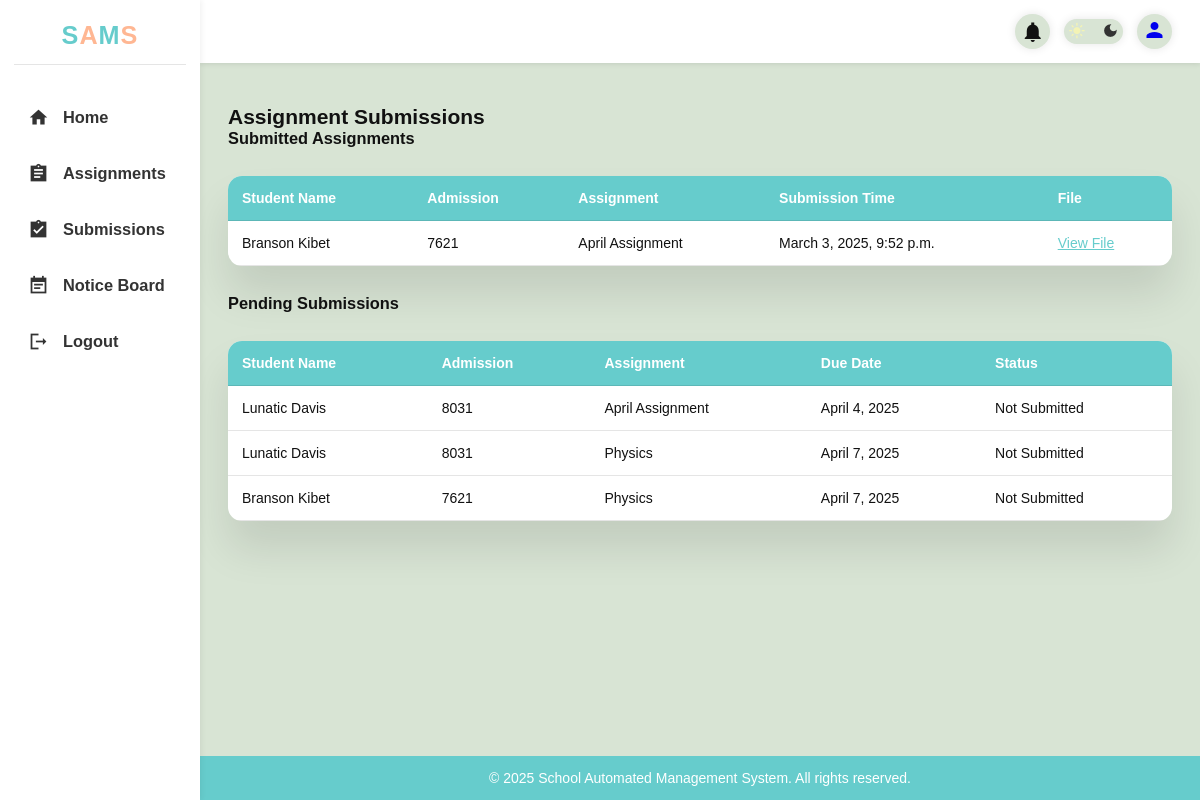
The page /authenticated/view/submissions/ (signed in) on the database its author committed.
### core/models.py (models this page shows, shortened)
class AssignmentSubmission(models.Model):
    student = models.ForeignKey(StudentProfile, on_delete=models.CASCADE, related_name='submissions', null=True)
    assignment = models.ForeignKey(Assignments, on_delete=models.CASCADE, related_name='student_submissions')
    submission_file = models.FileField(upload_to='submissions/%Y/%m/%d/', blank=True, null=True)
    answer_text = models.TextField(blank=True, null=True)
    submitted_at = models.DateTimeField(default=timezone.now)
    last_modified = models.DateTimeField(auto_now=True)
    status = models.CharField(
        max_length=20,
        choices=[
            ('draft', 'Draft'),
            ('submitted', 'Submitted'),
            ('late', 'Late Submission'),
            ('graded', 'Graded')
        ],
        default='draft'
    )
    grade = models.DecimalField(max_digits=5, decimal_places=2, null=True, blank=True)
    teacher_feedback = models.TextField(blank=True)
    class Meta:
        unique_together = ['student', 'assignment']
        ordering = ['-submitted_at']

class Assignments(models.Model):
    name = models.CharField(max_length=50)
    description = models.CharField(max_length=150)
    due_date = models.DateField(default=timezone.now)
    file_name = models.FileField(upload_to='assignments/', max_length=100)
    createDate=models.DateField(max_length=100, null=True)

### members/models.py (models this page shows, shortened)
class StudentProfile(models.Model):
    user = models.OneToOneField(CustomUser, on_delete=models.CASCADE)
    student_id = models.CharField(max_length=50, primary_key=True)
    class_name = models.ForeignKey(Class, on_delete=models.CASCADE)
    guardian_contact = models.CharField(max_length=50)
    subjects = models.ManyToManyField(Subjects, blank=True)  # Many-to-many relationship

class CustomUser(AbstractUser):
    is_teacher = models.BooleanField(default=False)
    is_student = models.BooleanField(default=False)
    is_admin = models.BooleanField(default=False)
    is_parent = models.BooleanField(default=False)
    date_of_birth = models.CharField(max_length=50, blank=True, null=True)

### core/views.py (the view)
# urls.py: path('view/submissions/', views.view_submissions, name='view_submissions'),
@login_required
def view_submissions(request):
    if not request.user.is_teacher:
        return redirect('core:access_denied')
    submissions = AssignmentSubmission.objects.select_related('student', 'assignment').filter(status='submitted').order_by('-submitted_at')
    all_assignments = Assignments.objects.all()
    all_students = StudentProfile.objects.all()
    non_submissions = []
    for assignment in all_assignments:
        for student in all_students:
            if not AssignmentSubmission.objects.filter(
                student=student,
                assignment=assignment
            ).exists():
                non_submissions.append({
                    'student': student,
                    'assignment': assignment
                })
    return render(request, 'UI/view_submissions.html', {
        'submissions': submissions,
        'non_submissions': non_submissions
    })

### core/templates/UI/view_submissions.html (shortened to what this page needs)
{% extends 'base.html' %}
{% block content %}
<h2 class="section-title">Assignment Submissions</h2>
<div class="submissions-section">
    <h3>Submitted Assignments</h3>
    <table class="data-table">
        <thead>
            <tr>
                <th>Student Name</th>
                <th>Admission</th>
                <th>Assignment</th>
                <th>Submission Time</th>
                <th>File</th>
            </tr>
        </thead>
        <tbody>
            {% for submission in submissions %}
            <tr>
                <td>{{ submission.student.user.get_full_name }}</td>
                <td>{{ submission.student.student_id }}</td>
                <td>{{ submission.assignment.name }}</td>
                <td>{{ submission.submitted_at }}</td>
                <td>
                    {% if submission.submission_file %}
                    <a href="{{ submission.submission_file.url }}" target="_blank" class="file-link">View File</a>
                    {% else %}
                    No file uploaded
                    {% endif %}
                </td>
            </tr>
            {% empty %}
            <tr>
                <td colspan="5" class="no-data">No submissions found.</td>
            </tr>
            {% endfor %}
        </tbody>
    </table>
</div>
<div class="submissions-section">
    <h3>Pending Submissions</h3>
    <table class="data-table">
        <thead>
            <tr>
                <th>Student Name</th>
                <th>Admission</th>
                <th>Assignment</th>
                <th>Due Date</th>
                <th>Status</th>
            </tr>
        </thead>
        <tbody>
            {% for item in non_submissions %}
            <tr>
                <td>{{ item.student.user.get_full_name }}</td>
                <td>{{ item.student.student_id }}</td>
                <td>{{ item.assignment.name }}</td>
                <td>{{ item.assignment.due_date }}</td>
                <td class="status-pending">Not Submitted</td>
            </tr>
            {% empty %}
            <tr>
                <td colspan="5" class="no-data">All assignments have been submitted.</td>
            </tr>
            {% endfor %}
        </tbody>
    </table>
</div>
{% endblock %}

### core/static/css/dash_style.css (style rules this page uses)
:root { --primary-yellow: #f3f3b5; --primary-green: #66cdaa; --primary-cyan: #66cccc; --primary-peach: #ffb793; --background-light: #d8e4d4; --text-main: #111; --text-light: #333; --border-color: rgba(0, 0, 0, 0.1); --card-bg: #ffffff; --danger: #ff7782; --success: #41f1b6; --warning: #ffbb55; --info: #7380ec; --shadow: 0 2rem 3rem var(--border-color); --dark-bg: #1e1e2e; --dark-card-bg: #2a2a3c; --dark-text: #e0e0e0; --dark-text-light: #b0b0b0; --dark-border: rgba(255, 255, 255, 0.1); }
* { margin: 0; padding: 0; box-sizing: border-box; font-family: "Poppins", sans-serif; outline: none; text-decoration: none; list-style: none; transition: all 0.3s ease; }
html { font-size: 14px; scroll-behavior: smooth; }
body { width: 100vw; height: 100vh; background: var(--background-light); color: var(--text-main); overflow-x: hidden; display: grid; grid-template-columns: 250px 1fr; grid-template-rows: auto 1fr auto; grid-template-areas: "sidebar header" "sidebar content" "sidebar footer"; }
table { width: 100%; border-collapse: collapse; margin: 2rem 0; background: var(--card-bg); border-radius: 1rem; overflow: hidden; box-shadow: var(--shadow); }
table thead { background: var(--primary-cyan); color: white; }
table th, table td { padding: 1rem; text-align: left; border-bottom: 1px solid var(--border-color); }
table a { color: var(--primary-cyan); text-decoration: underline; transition: all 0.3s ease; }
@media screen and (max-width: 1200px) { body { grid-template-columns: 200px 1fr; } }

### rows shown on the page
AssignmentSubmission: student.user.get_full_name "Branson Kibet", student.student_id "7621", assignment.name "April Assignment", submitted_at "March 3, 2025, 9:52 p.m."
StudentProfile: student.user.get_full_name "Lunatic Davis", student.student_id "8031", assignment.name "April Assignment", assignment.due_date "April 4, 2025", assignment.name "Physics", assignment.due_date "April 7, 2025"
StudentProfile: student.user.get_full_name "Branson Kibet", student.student_id "7621", assignment.name "Physics", assignment.due_date "April 7, 2025"
